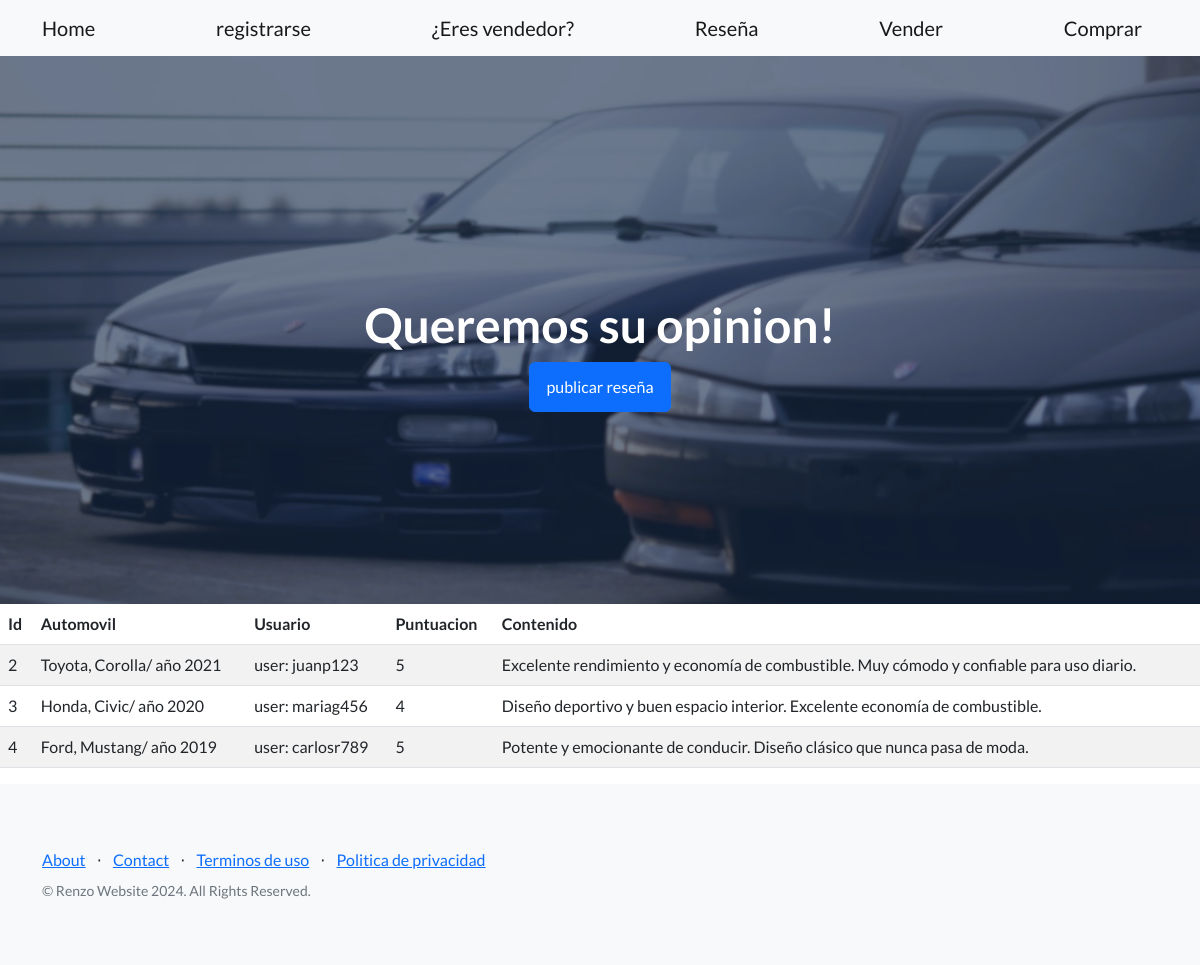
The app's page /reseña/ with its own data.
### entidades/models.py (models this page shows, shortened)
class Reseña(models.Model):
    automovil = models.ForeignKey(Automovil, on_delete=models.CASCADE)
    usuario = models.ForeignKey(Usuario, on_delete=models.CASCADE)
    puntuacion = models.IntegerField(choices=[(1, '1'), (2, '2'), (3, '3'), (4, '4'), (5, '5')])
    contenido = models.TextField()
    class Meta:
        verbose_name = "Reseña"
        verbose_name_plural = "Reseñas"
        ordering = ["usuario", "puntuacion"]

class Automovil(models.Model):
    marca = models.CharField(max_length=100)
    modelo = models.CharField(max_length=100)
    año = models.IntegerField()
    precio = models.CharField(max_length=50)
    descripcion = models.TextField()
    vendedor = models.ForeignKey(Vendedor, on_delete=models.CASCADE)
    def __str__(self):
        return "{}, {}/ año {}".format(self.marca, self.modelo, self.año)
    class Meta:
        verbose_name = "Automovil"
        verbose_name_plural = "Automoviles"
        ordering = ["modelo", "marca", "año"]

class Usuario(models.Model):
    nombre_de_usuario = models.CharField(max_length=50, unique = True)
    email = models.EmailField(max_length=100, unique = True)
    contraseña = models.CharField(max_length=100)
    def __str__(self):
        return f"user: {self.nombre_de_usuario}"
    class Meta:
        verbose_name = "Usuario"
        verbose_name_plural = "Usuarios"

### entidades/views.py (called while the page is built)
def reseña(request):
    contexto = {"Reseña": Reseña.objects.all()}
    return render(request, "entidades/reseña.html", contexto)

### entidades/templates/entidades/reseña.html
{% extends 'entidades/index.html' %}
{% block titulo %}
<h1 class="mt-5">Queremos su opinion!</h1>
<a class="btn btn-primary" href="{% url 'reseñaForm' %}">publicar reseña</a>
{% endblock titulo %}
{% block contenido %}
<table class="table table-striped">
    <thead>
        <tr>
            <th>Id</th>
            <th>Automovil</th>
            <th>Usuario</th>
            <th>Puntuacion</th>
            <th>Contenido</th>
        </tr>
    </thead>
    <tbody>
    {% for u in Reseña %}
        <tr>
            <td>{{ u.id }}</td>
            <td>{{ u.automovil }}</td>
            <td>{{ u.usuario }}</td>
            <td>{{ u.puntuacion }}</td>
            <td>{{ u.contenido }}</td>
        </tr>
    {% endfor %}
    </tbody>
</table>
{% endblock contenido %}

### records on screen
Reseña: id "2", automovil "Toyota, Corolla/ año 2021", usuario "user: juanp123", puntuacion "5", contenido "Excelente rendimiento y economía de combustible. Muy cómodo y confiable para uso diario."
Reseña: id "3", automovil "Honda, Civic/ año 2020", usuario "user: mariag456", puntuacion "4", contenido "Diseño deportivo y buen espacio interior. Excelente economía de combustible."
Reseña: id "4", automovil "Ford, Mustang/ año 2019", usuario "user: carlosr789", puntuacion "5", contenido "Potente y emocionante de conducir. Diseño clásico que nunca pasa de moda."
